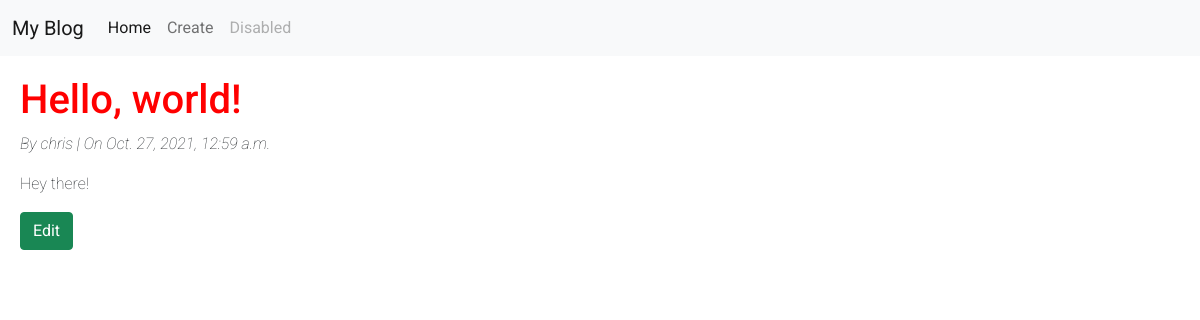
The app's page /post/1/ with its own data.
### blog/models.py (models this page shows, shortened)
class Post(models.Model):
    title = models.CharField(max_length=200)
    author = models.ForeignKey(
        'auth.User',
        on_delete=models.CASCADE
    )
    body = models.TextField()
    created_at = models.DateTimeField(auto_now_add=True)

### blog/views.py (the view)
# urls.py: path('post/<int:pk>/', BlogDetailView.as_view(), name='post_detail'),
class BlogDetailView(DetailView):
    model = Post
    template_name = "post_detail.html"

### templates/post_detail.html (shortened to what this page needs)
{% extends 'base.html' %}
{% block content %}
    <h1>{{ post.title }}</h1>
    <p id="subtitle">By {{ post.author }} | On {{post.created_at}}</p>
    <p>{{ post.body}}</p>
    <a href="{% url 'post_edit' post.id %}" class="btn btn-success">Edit</a>
{% endblock content %}

### static/css/base.css (style rules this page uses)
body { font-family: 'Roboto', sans-serif; }
a { text-decoration: none; }
h1 { color: red; }
p { font-weight: 100; }
#subtitle { font-weight: 100; font-style: italic; }

### records on screen
Post: title "Hello, world!", author "chris", created_at "Oct. 27, 2021, 12:59 a.m.", body "Hey there!"
